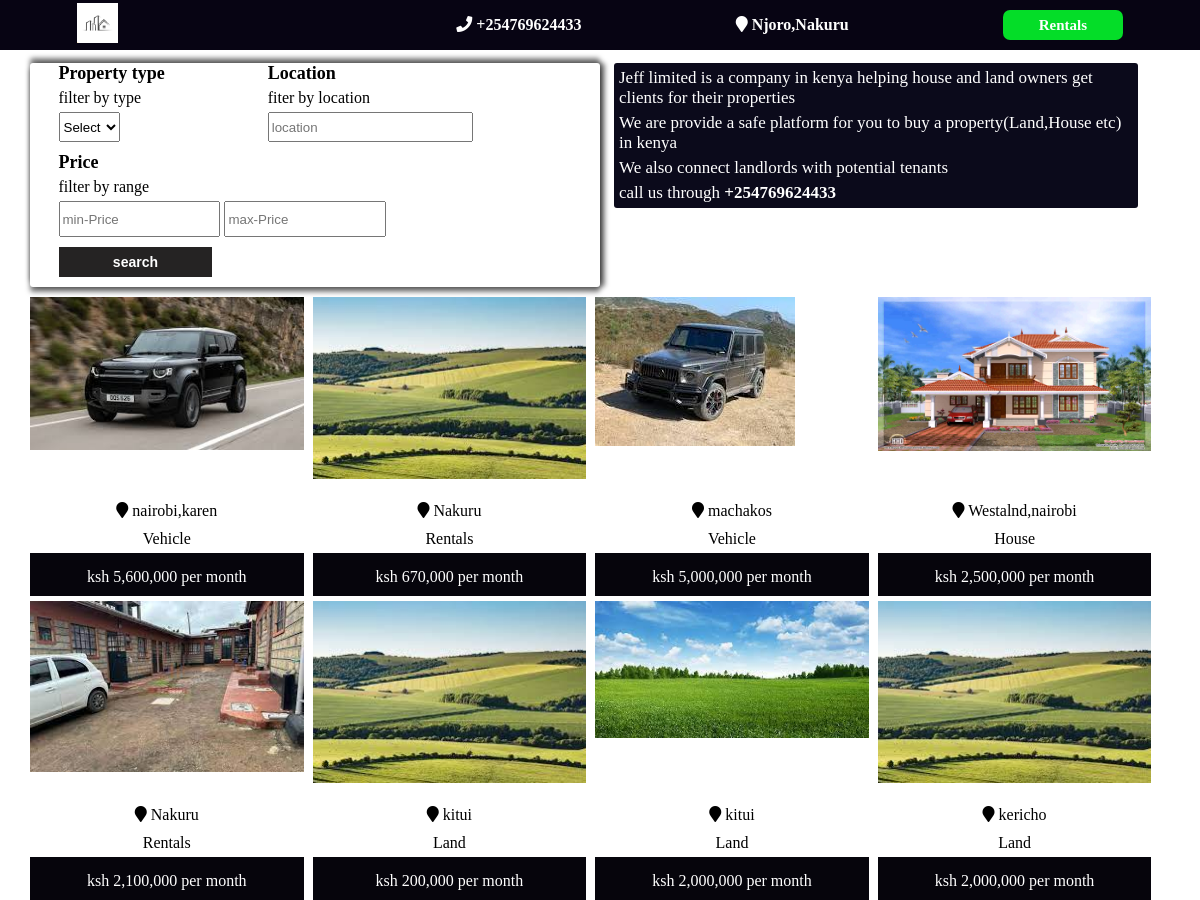
The page /buy_property (upper part) on the database as committed earlier.
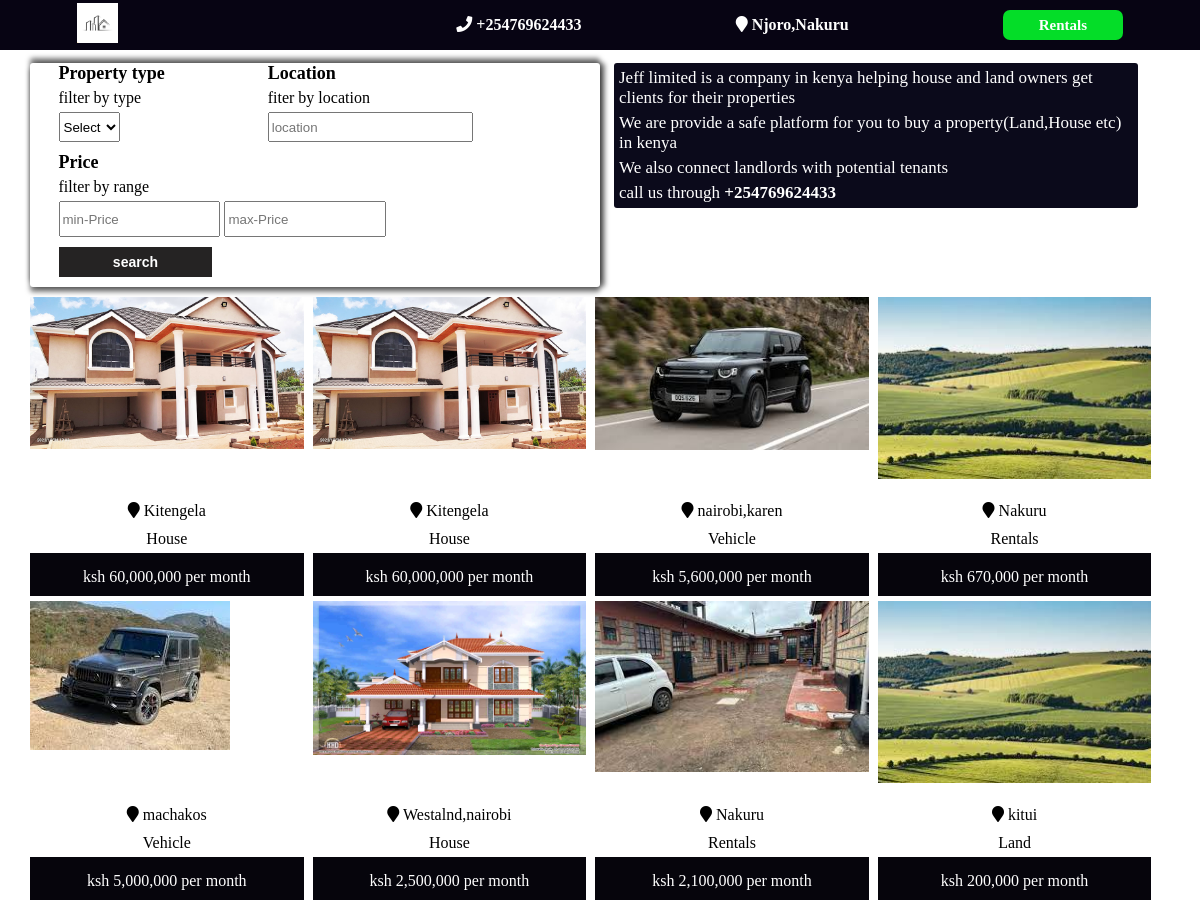
The same page on the database as committed later.
### app/models.py (models this page shows, shortened)
class Property_on_sale(models.Model):
    owner = models.ForeignKey(Profile,on_delete=models.CASCADE)
    choices=(
        ('Rentals' , 'Rentals'),
        ('Land' , 'Land'),
        ('House' , 'House'),
        ('Vehicle' , 'Vehicle'),
    )
    property_type = models.CharField(choices=choices , max_length=50)
    features= models.TextField()
    location = models.CharField(max_length=1000)
    pin_location = models.CharField(null=True,blank=True,max_length=1000)
    photos = models.ImageField(upload_to='images/' ,null=True)
    video = models.FileField(upload_to='videos/',  blank=True,null=True)
    price = models.IntegerField()
    payment_process = models.TextField(null=True)
    contact = models.CharField(max_length=20)
    id_photo_front = models.ImageField(upload_to='images/' ,null=True)
    id_photo_back = models.ImageField(upload_to='images/' ,null=True)
    posted = models.DateTimeField(auto_now=True)
    is_available = models.BooleanField(default=True)

### app/views.py (the view)
# urls.py: path('buy_property',views.properties_on_sale,name='buy_property'),
def properties_on_sale(request):
     properties = Property_on_sale.objects.all()
     return render(request, 'buyproperty.html' ,{'properties':properties})

### templates/buyproperty.html (shortened to what this page needs)
{% extends 'header.html' %}
{% load humanize %}
{% load static%}
{%block content%}
<!DOCTYPE html>
<html lang="en">
<head>
    <link rel="stylesheet" href="{% static 'buyproperty.css' %}">
</head>
<body>
    <div class="main-container">
        <div class="search-container">
            <div class="form">
                <form method="POST" action="/search_property">
                    <div class="size">
                        <label for="Size">Property type</label>
                        <span>filter by type</span>
                        <select name="Size" id="size-filter">
                            <option value="">Select Size</option>
                        </select>
                    </div>
                    <div class="location">
                        <label for="search-location">Location </label>
                        <span>fiter by location</span>
                        <input type="search" name="location" placeholder="location">
                    </div>
                    <label for="Rent">Price</label>
                    <span>filter by range</span>
                    <input type="number" class="min-Price" name="min-Price" placeholder="min-Price">
                    <input type="number" class="max-Price" name="max-Price" placeholder="max-Price">
                    <input type="submit" class="search-btn" value="search">
                </form>
            </div>
        </div>
        <div class="adverts">
            <p>Jeff limited is a company in kenya helping house and land owners get clients for their properties</p>
            <p>We are provide a safe platform for you to buy a property(Land,House etc) in kenya</p>
            <p>We also connect landlords with potential tenants </p>
            <p>call us through <b>+254769624433</b></p>
        </div>
        {% for property in properties reversed %}
        <a href="/view_property_on_sale_details/{{property.id}}">
            <div class="property-container">
                <div class="photo-container">
                     <img src="{{property.photos.url}}">
                </div>
                <div class="property-details">
                     <p><i class="fa fa-map-marker" aria-hidden="true"></i> {{property.location}}</p>
                     <p>{{property.property_type}}</p>
                </div>
                <div class="property-cost">
                     <p style="padding-top: 5px;">ksh {{ property.price|intcomma }} per month</p>
                </div>
             </div>
        </a>
        {% endfor %}
    </div>
    {% endblock %}

### templates/header.html (shortened to what this page needs)
{% load static %}
<!DOCTYPE html>
<html lang="en">
<head>
    <link rel="stylesheet" href="{% static 'header.css' %}">
    <link rel="stylesheet" href="https://cdnjs.cloudflare.com/ajax/libs/font-awesome/4.7.0/css/font-awesome.min.css">
    <link rel="stylesheet" href="https://cdnjs.cloudflare.com/ajax/libs/font-awesome/6.4.0/css/all.min.css">
    <link rel="stylesheet" href="https://cdnjs.cloudflare.com/ajax/libs/font-awesome/5.15.4/css/all.min.css">
</head>
<body>
    <header>
        <div class="nav-bar">
            <div class="logo-header">
                <img src="{% static 'images/realestatelogo.png' %}" alt="">
             </div>
                <h4 class="phone-contact"><i class="fa fa-phone" aria-hidden="true"></i> +254769624433</h4>
                <h4 class="your-location"><i class="fa fa-map-marker" aria-hidden="true"></i> Njoro,Nakuru</h4>
            <div class="btn">
               <a href="/view_property">
                    <div class="rent-property">
                        <span>Rentals</span>
                    </div>
                </a>
            </div>
        </div>
    </header>
    {% block content%}
    {% endblock%}
</body>
</html>

### static/header.css (style rules this page uses)
body { padding: 0; margin: 0; height: 100%; }
.nav-bar { background-color: rgb(7, 4, 19); width: 100%; display: flex; height: 50px; color: white; justify-content: space-around; align-items: center; position: fixed; right: 0; left: 0; top: 0; z-index: 1000; }
.logo-header img { width: 18%; }
.btn { display: flex; justify-content: space-between; }
.buy-property , .rent-property { background-color: rgb(4, 221, 40); border-radius: 7px; height: 30px; width: 120px; display: flex; align-items: center; justify-content: center; }
a .buy-property , a .rent-property { color: white; font-weight: bold; text-align: center; font-size: 15px; }
a { text-decoration: none; }

### static/buyproperty.css (style rules this page uses)
.main-container { width: 95%; margin-left: auto; margin-right: auto; margin-top: 53px; }
.main-container a { color: black; text-decoration: none; }
.search-container { display: inline-block; background-color: white; width: 50%; height: auto; margin-bottom: 10px; margin-top: 10px; display: inline-block; border-radius: 3px; box-shadow: 5px 0 5px rgba(0, 0, 0, 0.5), 0 -5px 5px rgba(0, 0, 0, 0.5), 0 5px 5px rgba(0, 0, 0, 0.5); }
.size , .location { display: inline-block; width: 40%; }
.size { vertical-align: top; }
.size input , .location input { width: 100%; }
.min-Price , .max-Price { display: inline-block; width: 30%; }
input , select { display: block; width: 30%; height: 30px; justify-content: center; margin-bottom: 10px; }
label { display: block; font-weight: bold; font-size: 18px; }
span { display: block; padding: 5px 0; }
.search-btn { background-color: rgb(37, 35, 35); color: white; border: none; font-weight: bold; font-size: 14px; }
form { width: 90%; margin-left: auto; margin-right: auto; }
.adverts { background-color: rgb(11, 10, 27); color: white; display: inline-block; margin-left: 10px; margin-top: 10px; vertical-align: top; width: 46%; font-size: 17px; border-radius: 3px; }
p { margin: 5px; }
.property-container { background-color: white; width: 24%; display: inline-block; border-top-left-radius: 5px; border-top-right-radius: 5px; margin-bottom: 5px; margin-right: 5px; border: rgb(6, 5, 12); vertical-align: top; }
.photo-container { width: 100%; height: 200px; overflow: hidden; position: relative; }
.photo-container img { max-width: 100%; max-heidght: 100%; object-fit: cover; }
.property-details { display: flex; flex-direction: column; width: 100%; text-align: center; margin-left: auto; margin-right: auto; }
.property-cost { width: 100%; color: white; border: none; background-color: rgb(6, 5, 12); height: 43px; display: flex; justify-content: center; align-items: center; text-align: center; }

Rows that differ between the two databases and show on the page:
no longer on this page (row unchanged): Property_on_sale: photos (picture), location "kitui", property_type "Land", price "2,000,000"
no longer on this page (row unchanged): Property_on_sale: photos (picture), location "kericho", property_type "Land", price "2,000,000"
added Property_on_sale: photos (picture), location "Kitengela", property_type "House", price "60,000,000"
added Property_on_sale: photos (picture), location "Kitengela", property_type "House", price "60,000,000"
